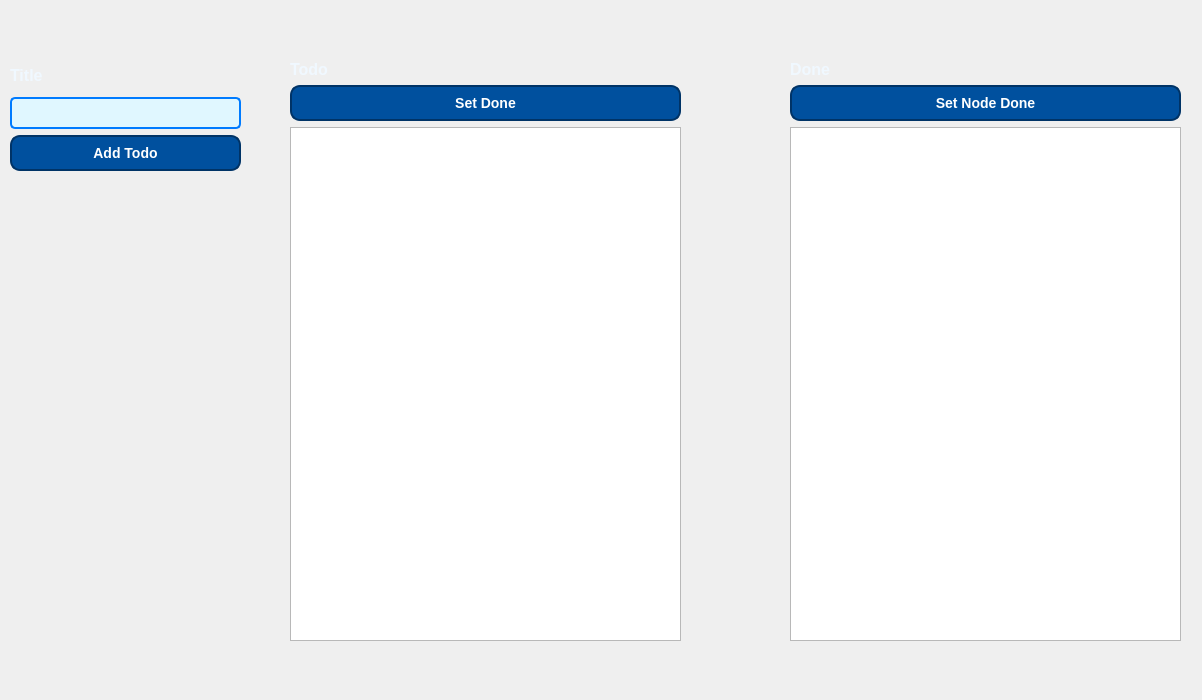
<?xml version="1.0" encoding="UTF-8"?>
<ui version="4.0">
 <class>MainWindow</class>
 <widget class="QMainWindow" name="MainWindow">
  <property name="geometry">
   <rect>
    <x>0</x>
    <y>0</y>
    <width>1202</width>
    <height>700</height>
   </rect>
  </property>
  <property name="windowTitle">
   <string>MainWindow</string>
  </property>
  <property name="styleSheet">
   <string notr="true">/* Gradient background for the entire application */
QWidget {
    background: qlineargradient(
        spread: pad, 
        x1: 0, y1: 0, 
        x2: 1, y2: 1, 
        stop: 0 #003366,   /* Dark blue */
        stop: 0.33 #00509E, /* Medium blue */
        stop: 0.66 #007BFF, /* Bright blue */
        stop: 1 #89CFF0    /* Light blue */
    );
    color: white; /* Default text color for contrast */
}

/* Style for push buttons with hover effect */
QPushButton {
    background-color: #00509E; /* Medium blue */
    border: 2px solid #003366; /* Darker border for contrast */
    border-radius: 10px;       /* Rounded corners */
    padding: 8px 15px;         /* Padding inside the button */
    color: white;              /* White text */
    font-size: 14px;           /* Button font size */
    font-weight: bold;         /* Bold text */
}

/* Hover effect for buttons */
QPushButton:hover {
    background-color: #007BFF; /* Bright blue on hover */
    border: 2px solid #89CFF0; /* Lighter border on hover */
    color: #F0F8FF;            /* Slightly lighter text */
}

/* Style for line edit */
QLineEdit {
    background-color: #E0F7FF; /* Light blue for contrast */
    border: 2px solid #007BFF; /* Bright blue border */
    border-radius: 5px;        /* Slightly rounded corners */
    padding: 5px;              /* Padding inside the field */
    color: #003366;            /* Dark text for readability */
    font-size: 14px;
}

/* Style for labels */
QLabel {
    color: #F0F8FF;            /* Light text for contrast */
    font-size: 16px;           /* Slightly larger font for visibility */
    font-weight: bold;         /* Bold text */
}
</string>
  </property>
  <widget class="QWidget" name="centralwidget">
   <widget class="QWidget" name="verticalLayoutWidget">
    <property name="geometry">
     <rect>
      <x>290</x>
      <y>60</y>
      <width>391</width>
      <height>581</height>
     </rect>
    </property>
    <layout class="QVBoxLayout" name="verticalLayout">
     <item>
      <widget class="QLabel" name="label">
       <property name="text">
        <string>Todo</string>
       </property>
      </widget>
     </item>
     <item>
      <widget class="QPushButton" name="btn_set_done">
       <property name="text">
        <string>Set Done</string>
       </property>
      </widget>
     </item>
     <item>
      <widget class="QListWidget" name="todo_list_widget"/>
     </item>
    </layout>
   </widget>
   <widget class="QWidget" name="verticalLayoutWidget_2">
    <property name="geometry">
     <rect>
      <x>790</x>
      <y>60</y>
      <width>391</width>
      <height>581</height>
     </rect>
    </property>
    <layout class="QVBoxLayout" name="verticalLayout_2">
     <item>
      <widget class="QLabel" name="label_2">
       <property name="text">
        <string>Done</string>
       </property>
      </widget>
     </item>
     <item>
      <widget class="QPushButton" name="btn_set_not_done">
       <property name="text">
        <string>Set Node Done</string>
       </property>
      </widget>
     </item>
     <item>
      <widget class="QListWidget" name="done_list_widget"/>
     </item>
    </layout>
   </widget>
   <widget class="QWidget" name="verticalLayoutWidget_3">
    <property name="geometry">
     <rect>
      <x>10</x>
      <y>60</y>
      <width>231</width>
      <height>111</height>
     </rect>
    </property>
    <layout class="QVBoxLayout" name="verticalLayout_3">
     <item>
      <widget class="QLabel" name="label_3">
       <property name="text">
        <string>Title</string>
       </property>
      </widget>
     </item>
     <item>
      <widget class="QLineEdit" name="lineEdit">
       <property name="text">
        <string/>
       </property>
      </widget>
     </item>
     <item>
      <widget class="QPushButton" name="btn_add_todo">
       <property name="text">
        <string>Add Todo</string>
       </property>
      </widget>
     </item>
    </layout>
   </widget>
  </widget>
 </widget>
 <resources/>
 <connections/>
</ui>
